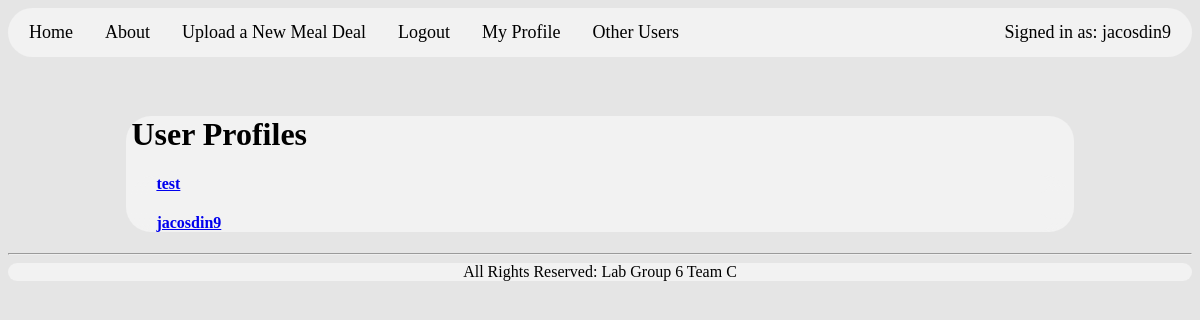
The app's page /meal_deal/profiles/ (signed in), older data.
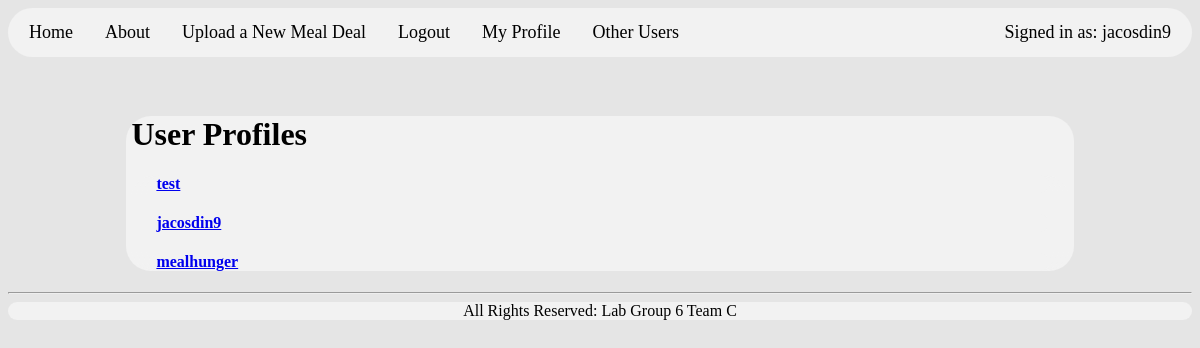
The same page, newer data.
### meal_deal/models.py (models this page shows, shortened)
class UserProfile(models.Model):
    user = models.OneToOneField(User)
    picture = models.ImageField(upload_to='profile_images', null=True)

### meal_deal/views.py (the view)
@login_required
def list_profiles(request):
    userprofile_list = UserProfile.objects.all()
    return render(request, 'meal_deal/list_profiles.html',
                  {'userprofile_list' : userprofile_list})

### templates/meal_deal/list_profiles.html (shortened to what this page needs)
{% extends 'meal_deal/base.html' %}
{% load staticfiles %}
{% block body_block %}
<h1>User Profiles</h1>
	<div class="panel">
	{% if userprofile_list %}
	<div class="panel-heading">
		<div class="panel-body">
			<div class="list-group">
				{% for listuser in userprofile_list %}
					<div class="list-group-item">
						<h4 class="list-group-item-heading">
							<a href="{% url 'profile' listuser.user.username %}">
								{{ listuser.user.username }}</a>
						</h4>
					</div>
				{% endfor %}
			</div>
		</div>
	</div>
	{% else %}
		<p>There are no users for the site.</p>
	{% endif %}
</div>
{% endblock %}

Row changes from the older to the newer data that the page shows:
added UserProfile: user.username "mealhunger"
